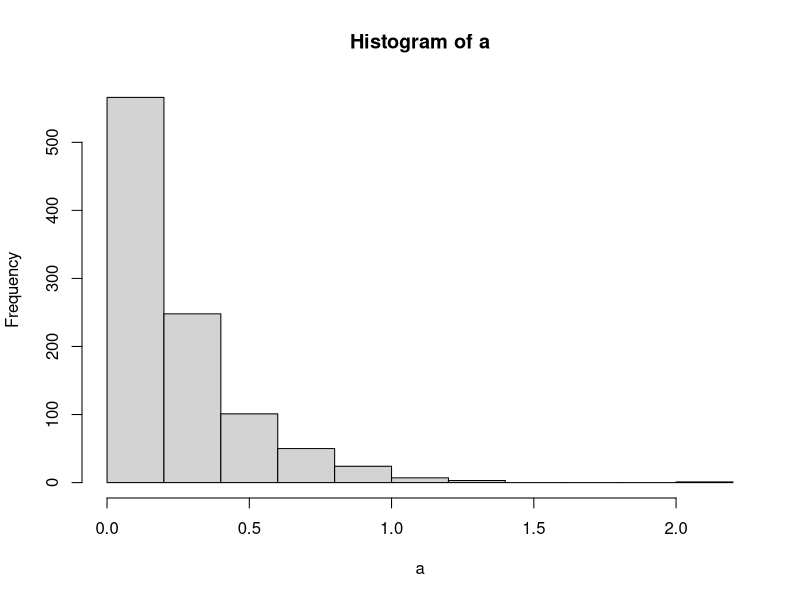
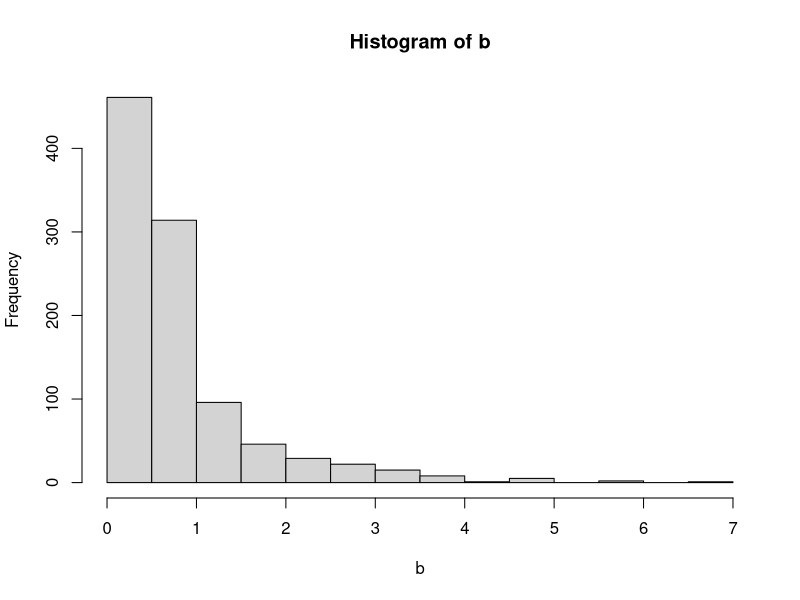
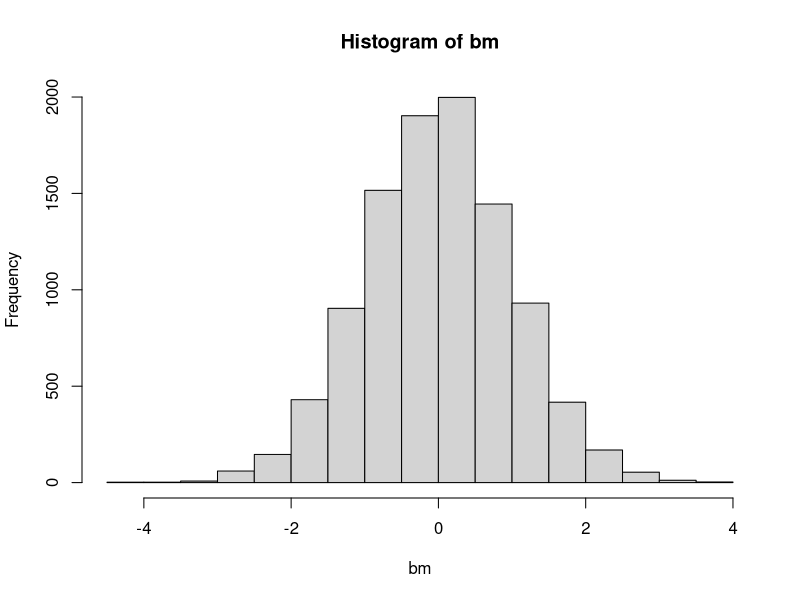
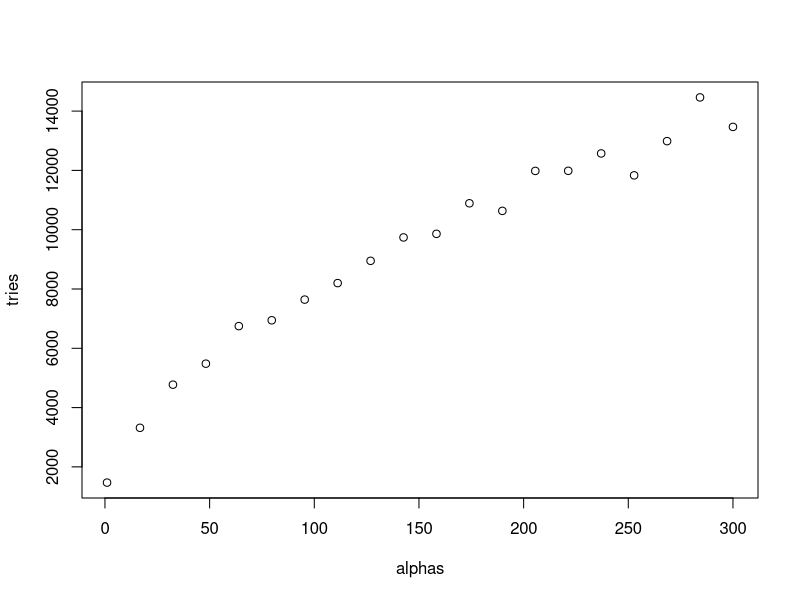
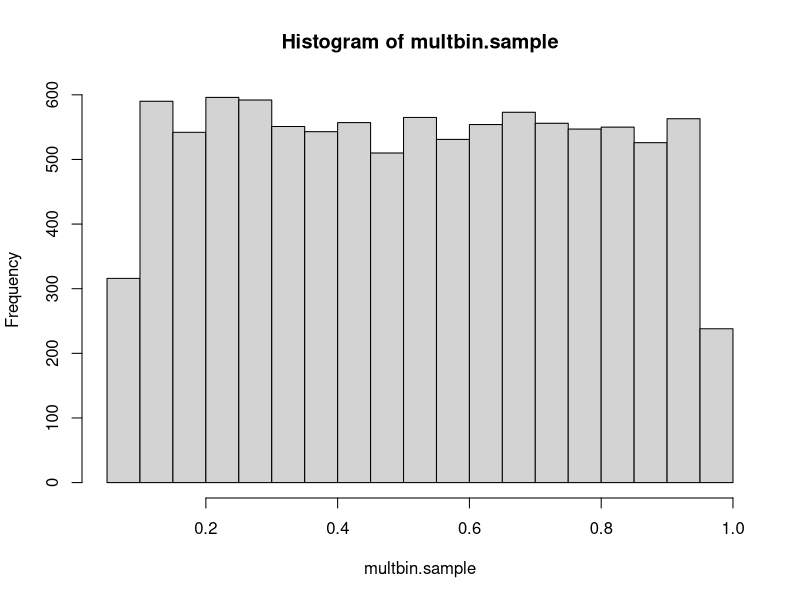

Source code (R) for these figures, in order:
## ---- chunk 1
knitr::opts_chunk$set(echo = TRUE)
## ---- chunk 2
# Function
samples_exp = function(rate, n){
  x = - log(runif(n)) / rate
  return(x)
}

# Check solution
rate = 4
n = 1000
a = samples_exp(rate, n)
hist(a)

mean_empirical = sum(a) / length(a)
mean_theoretical = 1 / rate
cat('Empirical mean:', mean_empirical)
cat('\nTheoretical mean:', mean_theoretical)

var_empirical = sum((a-mean_empirical)^2) / (length(a) - 1)
var_theoretical = 1 / rate^2
cat('\nEmpirical variance:', var_empirical)
cat('\nTheoretical variance:', var_theoretical)
## ---- chunk 3

samples_g = function(alpha, n) {
  c = alpha * exp(1) / (alpha + exp(1))
  u = runif(n)
  vec = rep(0, n)
  for(i in 1:length(u)){
    if(u[i]<= c/alpha) {vec[i] = (alpha * u[i] / c)^(1 / alpha)}
    else {vec[i] = -log(1/alpha + exp(-1) - u[i]/c)}
  }
  return(vec)
}

# Check solution
alpha = 0.8
c = alpha * exp(1) / (alpha + exp(1))
n = 1000
b = samples_g(alpha, n)
hist(b)

mean_emp = sum(b) / length(b)
mean_theo = c * (1/(alpha+1) + 2*exp(-1))
cat('Empirical mean:', mean_emp)
cat('\nTheoretical mean:', mean_theo)

var_emp = sum((b-mean_emp)^2) / (length(b)-1) 
var_theo = c * (1/(alpha+2) + 5*exp(-1)) - mean_theo^2
cat('\nEmpirical variance:', var_emp)
cat('\nTheoretical variance:', var_theo)
## ---- chunk 4

boxmuller = function(n) {
  u1 = runif(n)
  u2 = runif(n)
  r = sqrt(-2*log(u1))
  theta = 2*pi*u2
  x = r*cos(theta)
  #y = r*sin(theta)
  return(x)
}
bm = boxmuller(10000)
hist(bm)

mean_bm = sum(bm) / length(bm)
cat('Mean:', mean_bm)

var_bm = sum((bm-mean_bm)^2) / (length(bm)-1)
cat('\nVariance:', var_bm)
## ---- chunk 5
mult_normal = function(d, mu, sigma) {
  # mu must have length d, sigma dxd
  x = boxmuller(d)
  A = t(chol(sigma))  # lower triangular matrix
  y = mu + A %*% x    # y mult normal
  return(y)
}

# Check solution
mu = c(1,2)
sigma = cbind(c(1,0.5),c(0.5,1))

# Estimate mean and empirical variance
n = 1000
mu_est = rep(0,length(mu))
multnor.sample = matrix(NA,n,length(mu))
for(i in 1:n) {
  multnor = mult_normal(length(mu),mu,sigma)
  mu_est = mu_est + multnor
  multnor.sample[i,] = multnor
  }
mu_est = mu_est / n
mu_est

var(multnor.sample)

## ---- chunk 6
accprob = function(x,alpha) {
  if(x<1) {return(exp(-x))}
  else if(x>=1) {return(x^(alpha-1))}
}

gamma_rejsamp = function(n,alpha) {
  vec = rep(0,n)
  i = 1
  while(i<=n) {
    x = samples_g(alpha,1)
    u = runif(1)
    a = accprob(x,alpha)
    if(u<=a) {
      vec[i] = x
      i = i + 1
      }
  }
  return(vec)
}

alpha = 0.5
n = 10000
gamma.sample = gamma_rejsamp(n,alpha)
mean.emp = mean(gamma.sample)
mean.emp
mean.theo = alpha
mean.theo
var.emp = var(gamma.sample)
var.emp
var.theo = alpha
var.theo

## ---- chunk 7
inv.cdf.sampling = function(n,ab) {
  u = runif(n)
  x = log(ab*u)
  return(x)
}

samples.f = function(n,alpha) {
  vec = rep(0,n)
  i = 1
  a = ((alpha-1)/exp(1))^((alpha-1)/2)
  b = ((alpha+1)/exp(1))^((alpha+1)/2)
  tries = 0
  while(i<=n) {
    z1 = inv.cdf.sampling(1,a)
    z2 = inv.cdf.sampling(1,b)
    diff = z2 - z1
    limit = ((alpha-1)*diff - exp(diff)) / 2
    limit
    if(z1 <= limit) {
      vec[i] = exp(diff)
      i = i + 1
    }
    tries = tries + 1
  }
  return(c(tries,vec))
}

#Check function
alpha = 4
n = 10000
gamma.sample = samples.f(n,alpha)[-1]
mean.emp = mean(gamma.sample)
mean.emp
mean.theo = alpha
mean.theo
var.emp = var(gamma.sample)
var.emp
var.theo = alpha
var.theo


# Number of tries for different alphas
#alphas = seq(1,2000,length.out = 20)
alphas = seq(1,300,length.out = 20)
tries = rep(0,length(alphas))
for(i in 1:length(alphas)) {
  s = samples.f(1000,alphas[i])
  tries[i] = s[1]
}
plot(alphas,tries)
## ---- chunk 8

gamma = function(n,alpha,beta) {
  if(alpha<1) {return(gamma_rejsamp(n,alpha) / beta)}
  else if(alpha>1) {return(samples.f(n,alpha)[-1] / beta)}
  else {return(samples_exp(beta,n))}
}

# Test function
alpha = 0.5
beta = 2
n = 1000
gam.samp = gamma(n,alpha,beta)
mean.emp = mean(gam.samp)
mean.theo = alpha / beta
mean.emp
mean.theo

var.emp = var(gam.samp)
var.theo = alpha / beta^2
var.emp
var.theo

alpha = 1
beta = 2
n = 1000
gam.samp = gamma(n,alpha,beta)
mean.emp = mean(gam.samp)
mean.theo = alpha / beta
mean.emp
mean.theo

var.emp = var(gam.samp)
var.theo = alpha / beta^2
var.emp
var.theo

alpha = 10
beta = 2
n = 1000
gam.samp = gamma(n,alpha,beta)
mean.emp = mean(gam.samp)
mean.theo = alpha / beta
mean.emp
mean.theo

var.emp = var(gam.samp)
var.theo = alpha / beta^2
var.emp
var.theo

## ---- chunk 9
ln.accprob = function(x) {
  lnc = (15 + sqrt(53809)) / 394
  return(125*log(2+x) + 38*log(1-x) + 34*log(x) - lnc)
}

multbinom = function(n) {
  vec = rep(0,n)
  i = 1
  while(i<=n) {
    theta = runif(1)
    lnu = log(runif(1))
    lna = ln.accprob(theta)
    if(lnu<=lna) {
      vec[i] = theta
      i = i + 1
      }
  }
  return(vec)
}

# Test 
multbin.sample = multbinom(10000)
hist(multbin.sample)

mean(multbin.sample)
var(multbin.sample)
# evt regne ut teoretiske verdier?
